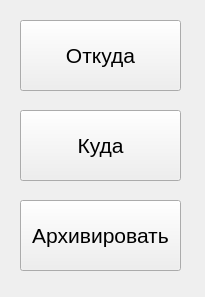
<?xml version="1.0" encoding="UTF-8"?>
<ui version="4.0">
 <class>Form</class>
 <widget class="QWidget" name="Form">
  <property name="geometry">
   <rect>
    <x>0</x>
    <y>0</y>
    <width>205</width>
    <height>297</height>
   </rect>
  </property>
  <property name="windowTitle">
   <string>Form</string>
  </property>
  <widget class="QPushButton" name="from_button">
   <property name="geometry">
    <rect>
     <x>20</x>
     <y>20</y>
     <width>161</width>
     <height>71</height>
    </rect>
   </property>
   <property name="font">
    <font>
     <pointsize>16</pointsize>
    </font>
   </property>
   <property name="text">
    <string>Откуда</string>
   </property>
  </widget>
  <widget class="QPushButton" name="where_button">
   <property name="geometry">
    <rect>
     <x>20</x>
     <y>110</y>
     <width>161</width>
     <height>71</height>
    </rect>
   </property>
   <property name="font">
    <font>
     <pointsize>16</pointsize>
    </font>
   </property>
   <property name="text">
    <string>Куда</string>
   </property>
  </widget>
  <widget class="QPushButton" name="z_button">
   <property name="geometry">
    <rect>
     <x>20</x>
     <y>200</y>
     <width>161</width>
     <height>71</height>
    </rect>
   </property>
   <property name="font">
    <font>
     <pointsize>16</pointsize>
    </font>
   </property>
   <property name="text">
    <string>Архивировать</string>
   </property>
  </widget>
 </widget>
 <resources/>
 <connections/>
</ui>
